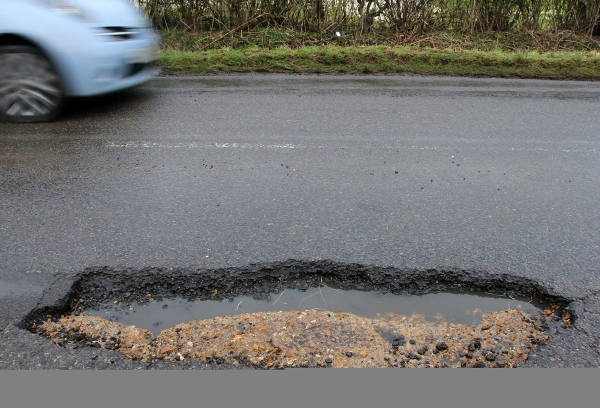
#> input picture dataset/89.jpg, 1200 x 815 px (shown at 1/2 size)
$ jupyter execute pothole_detection_advanced_filtering.ipynb
#> lines starting #> are read from the running program, lines starting #| are printed output that depends on the picture; after the words box and inside, x2 and y2 are one past the last pixel; in counts of white or black regions, pixels touching at a corner belong together
# Advanced Filtering - Reduce False Positives
## Tambahan Filter untuk Akurasi 90%+

**Masalah:** Banyak false positives (bayangan, marka, kotoran)

**Solusi:** Tambah filter tambahan sebelum final detection

[cell 1]
import cv2
import numpy as np
import matplotlib.pyplot as plt

print("✅ Libraries loaded")

---
## 🎯 FILTER TAMBAHAN #1: CIRCULARITY FILTER

**Konsep:** Lubang cenderung **bulat/oval**, bukan kotak atau garis.

**Formula:**
```
Circularity = (4 × π × Area) / (Perimeter²)

Nilai 0-1:
- 1.0 = lingkaran sempurna
- 0.8-0.9 = oval (lubang typical)
- 0.3-0.5 = kotak
- 0.1-0.2 = garis panjang
```

[cell 2]
def calculate_circularity(contour):
    """
    Calculate circularity of a contour

    Circularity = (4 * π * Area) / (Perimeter²)

    Returns:
    - circularity (0-1)
    """
    area = cv2.contourArea(contour)
    perimeter = cv2.arcLength(contour, True)

    if perimeter == 0:
        return 0

    circularity = (4 * np.pi * area) / (perimeter ** 2)
    return circularity

# Test dengan berbagai bentuk
print("📊 Circularity Examples:")
print("   - Lingkaran sempurna: ~1.0")
print("   - Oval/ellipse: 0.7-0.9")
print("   - Kotak: ~0.78")
print("   - Persegi panjang: 0.5-0.7")
print("   - Garis panjang: 0.1-0.3")
print("\n✅ Threshold optimal: circularity > 0.4")
print("   (Buang garis/marka, terima lubang bulat/oval)")

---
## 🎯 FILTER TAMBAHAN #2: TEXTURE ANALYSIS

**Konsep:** Lubang punya **tekstur kasar** (aspal pecah), bayangan punya **tekstur smooth**.

**Metode:** Hitung Standard Deviation intensitas dalam ROI.

[cell 3]
def calculate_texture_variance(gray_image, x, y, w, h):
    """
    Calculate texture variance in ROI

    Lubang = tekstur kasar = variance tinggi
    Bayangan = tekstur smooth = variance rendah
    """
    roi = gray_image[y:y+h, x:x+w]

    if roi.size == 0:
        return 0

    variance = np.var(roi)
    std_dev = np.std(roi)

    return variance, std_dev

print("📊 Texture Analysis:")
print("   - Lubang (aspal pecah): variance > 200, std_dev > 15")
print("   - Bayangan smooth: variance < 100, std_dev < 10")
print("\n✅ Threshold optimal: std_dev > 12")

---
## 🎯 FILTER TAMBAHAN #3: EDGE DENSITY

**Konsep:** Lubang punya **banyak tepi internal** (aspal retak), bayangan punya **tepi smooth**.

[cell 4]
def calculate_edge_density(edge_image, x, y, w, h):
    """
    Calculate percentage of edge pixels in ROI

    Lubang = banyak tepi internal = density tinggi
    Bayangan = tepi hanya di border = density rendah
    """
    roi = edge_image[y:y+h, x:x+w]

    if roi.size == 0:
        return 0

    edge_pixels = np.sum(roi == 255)
    total_pixels = roi.size

    edge_density = edge_pixels / total_pixels

    return edge_density

print("📊 Edge Density:")
print("   - Lubang: 0.15-0.40 (15-40% pixel adalah edge)")
print("   - Bayangan: 0.05-0.10 (hanya border)")
print("\n✅ Threshold optimal: edge_density > 0.12")

---
## 🎯 FILTER TAMBAHAN #4: INTENSITY FILTER

**Konsep:** Lubang **sangat gelap** (intensitas < 80), bayangan **sedang gelap** (80-120).

[cell 5]
def calculate_mean_intensity(gray_image, x, y, w, h):
    """
    Calculate mean intensity in ROI

    Lubang = sangat gelap (mean < 80)
    Bayangan = sedang gelap (80-120)
    Jalan normal = terang (> 150)
    """
    roi = gray_image[y:y+h, x:x+w]

    if roi.size == 0:
        return 255

    mean_intensity = np.mean(roi)

    return mean_intensity

print("📊 Intensity Range:")
print("   - Lubang dalam: 30-70")
print("   - Lubang dangkal: 70-100")
print("   - Bayangan pohon: 80-130")
print("   - Jalan normal: 150-200")
print("\n✅ Threshold optimal: mean_intensity < 110")

---
## 🔥 INTEGRATED ADVANCED FILTER

Gabungkan semua filter jadi satu scoring system.

[cell 6]
def advanced_pothole_filter(contour, gray_image, edge_image, x, y, w, h):
    """
    Advanced multi-criteria filter with scoring system

    Returns:
    - is_pothole (True/False)
    - confidence_score (0-100)
    - reasons (dict with all metrics)
    """
    reasons = {}
    score = 0
    max_score = 100

    # Filter 1: Circularity (25 points)
    circularity = calculate_circularity(contour)
    reasons['circularity'] = circularity

    if circularity > 0.4:
        score += 25
    elif circularity > 0.3:
        score += 15  # Partial points

    # Filter 2: Texture Variance (25 points)
    variance, std_dev = calculate_texture_variance(gray_image, x, y, w, h)
    reasons['std_dev'] = std_dev

    if std_dev > 15:
        score += 25
    elif std_dev > 12:
        score += 15

    # Filter 3: Edge Density (25 points)
    edge_density = calculate_edge_density(edge_image, x, y, w, h)
    reasons['edge_density'] = edge_density

    if edge_density > 0.15:
        score += 25
    elif edge_density > 0.12:
        score += 15

    # Filter 4: Mean Intensity (25 points)
    mean_intensity = calculate_mean_intensity(gray_image, x, y, w, h)
    reasons['mean_intensity'] = mean_intensity

    if mean_intensity < 80:
        score += 25
    elif mean_intensity < 110:
        score += 15

    # Decision: Confidence threshold
    confidence = (score / max_score) * 100
    is_pothole = confidence >= 60  # Minimum 60% confidence

    return is_pothole, confidence, reasons

print("✅ Advanced filter ready!")
print("\n📊 Scoring System:")
print("   - Circularity: 25 points")
print("   - Texture: 25 points")
print("   - Edge Density: 25 points")
print("   - Intensity: 25 points")
print("   ───────────────────────")
print("   Total: 100 points")
print("\n✅ Decision: Confidence ≥ 60% → Pothole")

---
## 🧪 COMPLETE PIPELINE WITH ADVANCED FILTERING

[cell 7]
def detect_potholes_advanced(image_path):
    """
    Complete pipeline with advanced filtering
    """
#> called with image_path = 'dataset/89.jpg'
    # Load image
    img = cv2.imread(image_path)
#> img is the input picture: shape (815, 1200, 3); mean B, G, R 113.6, 115.7, 115.7

    # Resize
    img_resized = cv2.resize(img, (640, 480), interpolation=cv2.INTER_NEAREST)
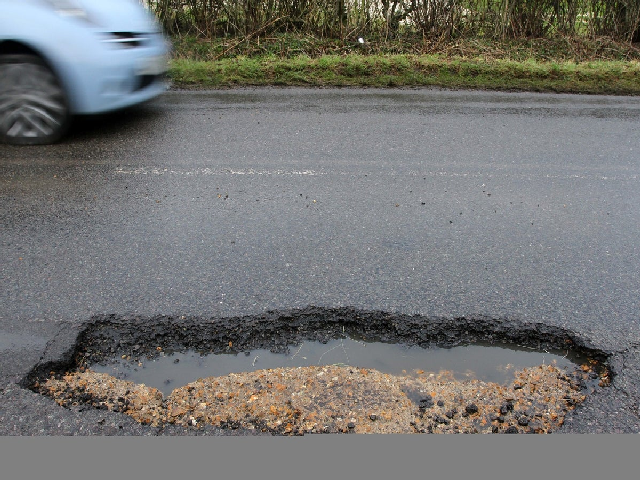
#> img_resized: shape (480, 640, 3); mean B, G, R 113.6, 115.7, 115.7

    # Grayscale
    img_gray = cv2.cvtColor(img_resized, cv2.COLOR_BGR2GRAY)
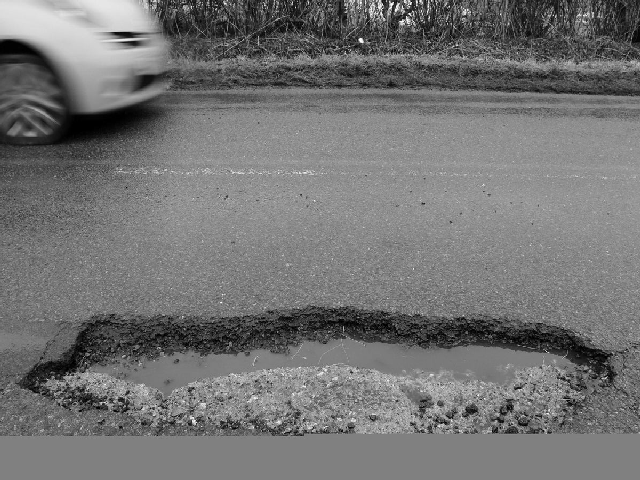
#> img_gray: shape (480, 640); min 0, max 255, mean 115.4

    # Adaptive Threshold
    img_binary = cv2.adaptiveThreshold(img_gray, 255, cv2.ADAPTIVE_THRESH_GAUSSIAN_C,
                                       cv2.THRESH_BINARY, 101, 10)
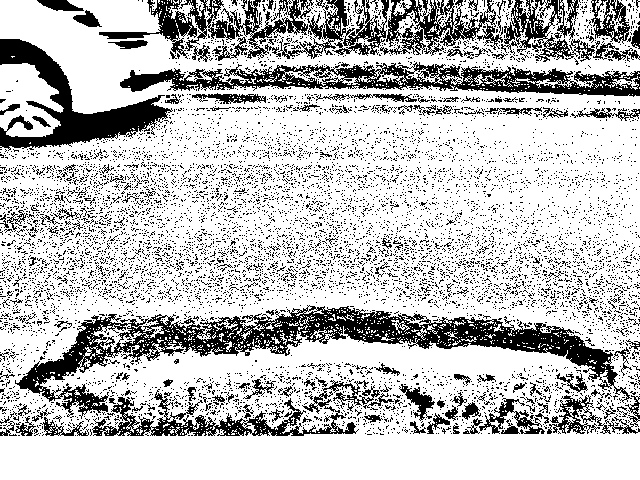
#> img_binary: shape (480, 640); 75.6% white; 8309 black regions (8133 under 20 px), largest, box (x1, y1, x2, y2) and area: (15, 305, 632, 419) 14814, (120, 62, 640, 97) 7620, (0, 39, 173, 151) 5973

    # Canny Edge Detection
    blurred = cv2.GaussianBlur(img_binary, (5, 5), 3)
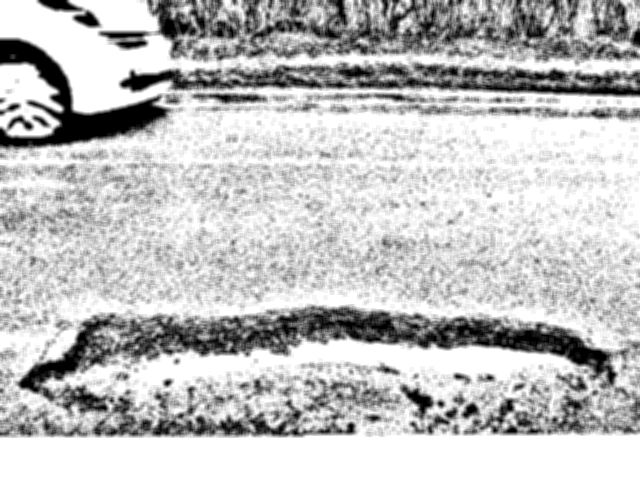
#> blurred: shape (480, 640); min 0, max 255, mean 192.7
    img_edges = cv2.Canny(blurred, 0, 150)
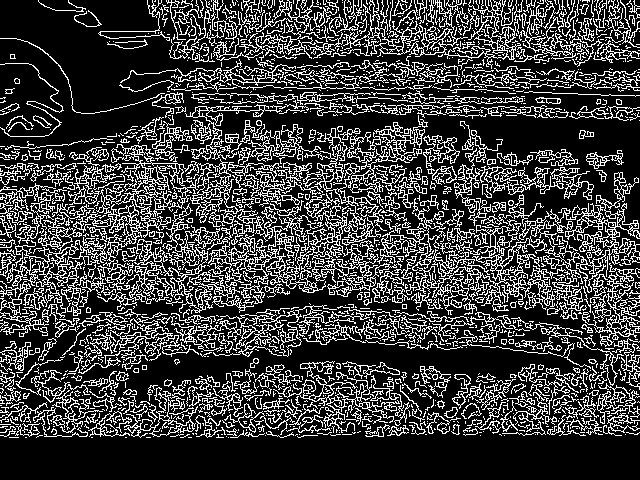
#> img_edges: shape (480, 640); 24% white in thin lines or dots

    # Dilation
    kernel = cv2.getStructuringElement(cv2.MORPH_RECT, (3, 3))
    img_dilated = cv2.dilate(img_edges, kernel, iterations=1)
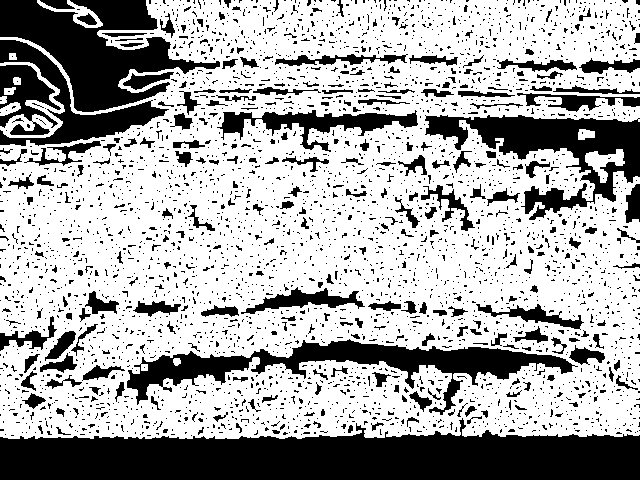
#> img_dilated: shape (480, 640); 67.1% white; 3401 black regions (3129 under 20 px)

    # Find contours
    contours, _ = cv2.findContours(img_dilated, cv2.RETR_EXTERNAL, cv2.CHAIN_APPROX_SIMPLE)
#> contours = 10 contours; largest, box (x1, y1, x2, y2) and area: (0, 0, 640, 439) 243956, (0, 62, 65, 138) 1495, (585, 149, 625, 183) 545, (37, 0, 103, 28) 536, (0, 102, 21, 116) 154

    # Basic filtering (size, AR, solidity)
    candidates = []
    for contour in contours:
        x, y, w, h = cv2.boundingRect(contour)

        # Size filter
        if w < 15 or h < 15 or w > 290 or h > 540:
            continue

        # Aspect ratio
        ar = w / h
        if ar < 0.3 or ar > 3.0:
            continue

        # Solidity
        area = cv2.contourArea(contour)
        hull = cv2.convexHull(contour)
        hull_area = cv2.contourArea(hull)

        if hull_area > 0:
            solidity = area / hull_area
            if solidity < 0.6:
                continue

        candidates.append((contour, x, y, w, h))
#> this loop made 10 passes
#> (x, y, w, h, ar, area, hull_area, solidity) on passes 1, 7, 10: (585, 149, 40, 34, 1.18, 545, 890, 0.612), (0, 62, 65, 76, 0.855, 1495, 4089, 0.366), (37, 0, 66, 28, 2.36, 536.5, 918.5, 0.584)
#> (x, y, w, h) on passes 2, 3, 4, 5, 6, 8: (578, 129, 17, 11), (0, 102, 21, 14), (0, 96, 7, 8), (4, 87, 12, 8), (13, 77, 8, 8), (9, 53, 8, 7)
#> after the loop, candidates = 1 item

    # Advanced filtering
    valid_potholes = []
    for contour, x, y, w, h in candidates:
        is_pothole, confidence, reasons = advanced_pothole_filter(
            contour, img_gray, img_edges, x, y, w, h
        )

        if is_pothole:
            valid_potholes.append({
                'box': (x, y, w, h),
                'confidence': confidence,
                'metrics': reasons
            })
#> this loop made 1 pass
#> (x, y, w, h, score in advanced_pothole_filter, max_score in advanced_pothole_filter) on pass 1: (585, 149, 40, 34, 25, 100)
#> pass 1, in calculate_texture_variance, `roi = gray_image[y:y+h, x:x+w]`:
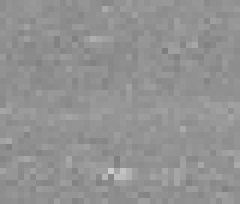
#> roi: shape (34, 40) (shown 6 times larger); min 125, max 203, mean 146.1
#> pass 1, in calculate_edge_density, `roi = edge_image[y:y+h, x:x+w]`:
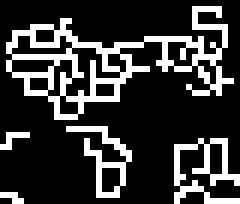
#> roi: shape (34, 40) (shown 6 times larger); 21.7% white in thin lines or dots
#> after the loop, valid_potholes = []

    # Draw results
    img_result = img_resized.copy()
    for i, pothole in enumerate(valid_potholes, 1):
        x, y, w, h = pothole['box']
        confidence = pothole['confidence']

        # Color based on confidence
        if confidence >= 80:
            color = (0, 0, 255)  # Red (high confidence)
        elif confidence >= 70:
            color = (0, 165, 255)  # Orange (medium)
        else:
            color = (0, 255, 255)  # Yellow (low)

        cv2.rectangle(img_result, (x, y), (x+w, y+h), color, 2)
        label = f"#{i} ({confidence:.0f}%)"
        cv2.putText(img_result, label, (x, y-10),
                   cv2.FONT_HERSHEY_SIMPLEX, 0.5, color, 2)
#> this loop made 0 passes

    return img_result, valid_potholes, candidates

print("✅ Advanced detection function ready!")
print("\n📊 Output includes:")
print("   - Result image with colored boxes")
print("   - Valid potholes with confidence scores")
print("   - Candidates before advanced filtering (for comparison)")

---
## 🎨 VISUALIZATION: Before vs After Advanced Filtering

[cell 8]
image_path = 'dataset/89.jpg'
img_result, valid_potholes, candidates = detect_potholes_advanced(image_path)
#> valid_potholes = []; candidates = 1 item

print(f"\n📊 RESULTS:")
print(f"   Before advanced filtering: {len(candidates)} candidates")
#|    Before advanced filtering: 1 candidates
print(f"   After advanced filtering: {len(valid_potholes)} potholes")
#|    After advanced filtering: 0 potholes
print(f"   False positives removed: {len(candidates) - len(valid_potholes)}")
#|    False positives removed: 1
# print(f"   Reduction: {((len(candidates) - len(valid_potholes)) / len(candidates) * 100):.1f}%")

print(f"\n🔍 DETAILED RESULTS:")
for i, pothole in enumerate(valid_potholes, 1):
    x, y, w, h = pothole['box']
    conf = pothole['confidence']
    metrics = pothole['metrics']

    print(f"\n   Pothole #{i}:")
    print(f"      Position: ({x}, {y})")
    print(f"      Size: {w}×{h}")
    print(f"      Confidence: {conf:.1f}%")
    print(f"      ├─ Circularity: {metrics['circularity']:.3f}")
    print(f"      ├─ Texture (std): {metrics['std_dev']:.1f}")
    print(f"      ├─ Edge Density: {metrics['edge_density']:.3f}")
    print(f"      └─ Mean Intensity: {metrics['mean_intensity']:.1f}")

# Display
plt.figure(figsize=(12, 6))
plt.imshow(cv2.cvtColor(img_result, cv2.COLOR_BGR2RGB))
plt.title(f'Detected Potholes: {len(valid_potholes)}')
plt.axis('off')
plt.show()

$ run again, with dataset/50.jpg copied over dataset/89.jpg
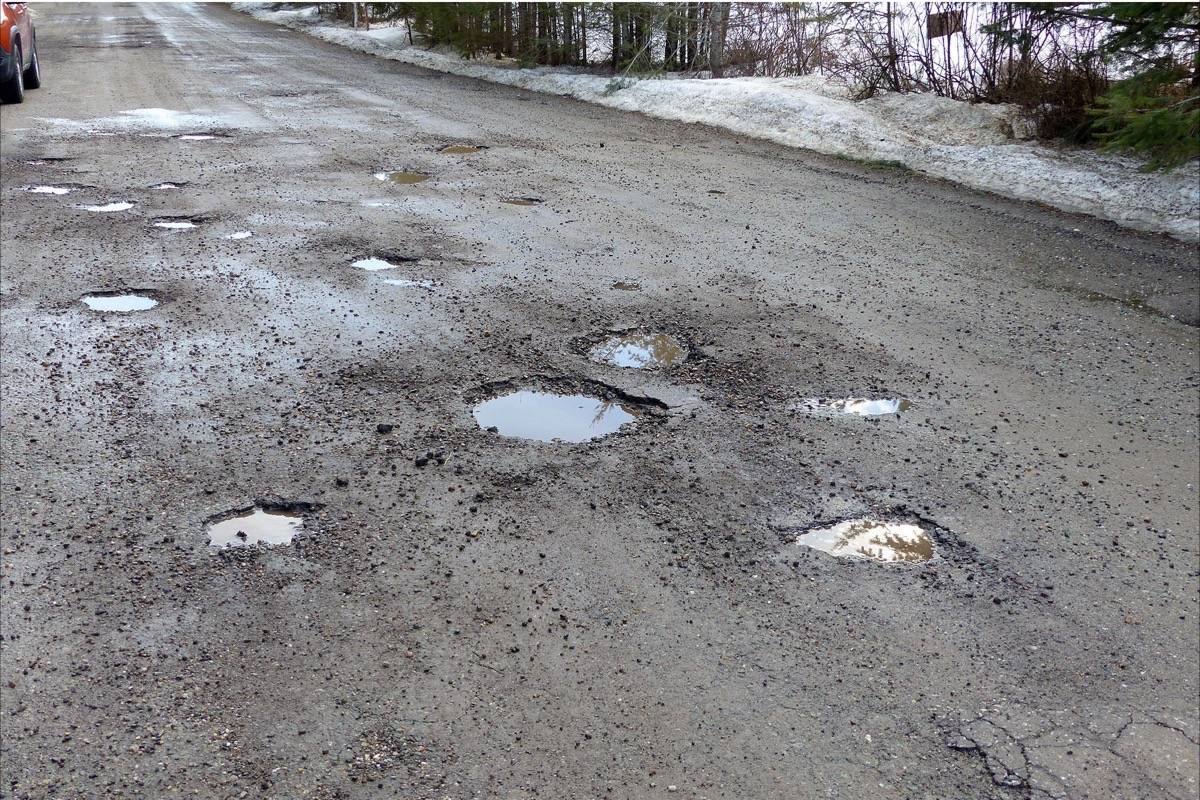
#> input picture dataset/50.jpg, 1200 x 800 px
#> in detect_potholes_advanced, img is the input picture: shape (800, 1200, 3); mean B, G, R 132.6, 130.7, 131.5
#> in detect_potholes_advanced, `img_binary = cv2.adaptiveThreshold(img_gray, 255, cv2.ADAPTIVE_THRESH_..`:
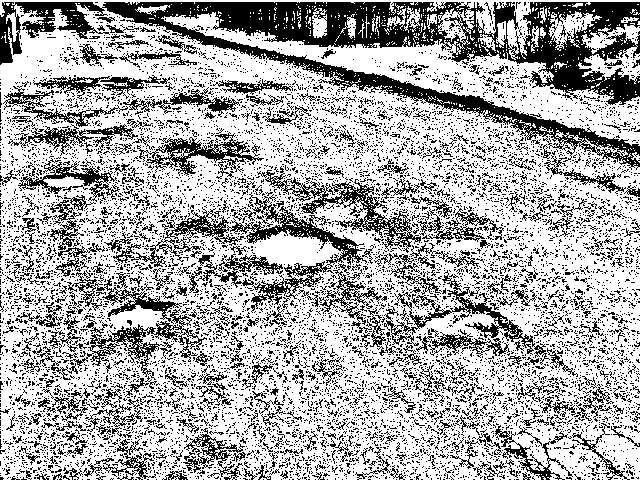
#> img_binary: shape (480, 640); 67.4% white; black in thin lines or dots
#> img_edges: shape (480, 640); 30.1% white in thin lines or dots
#> in detect_potholes_advanced, `img_dilated = cv2.dilate(img_edges, kernel, iterations=1)`:
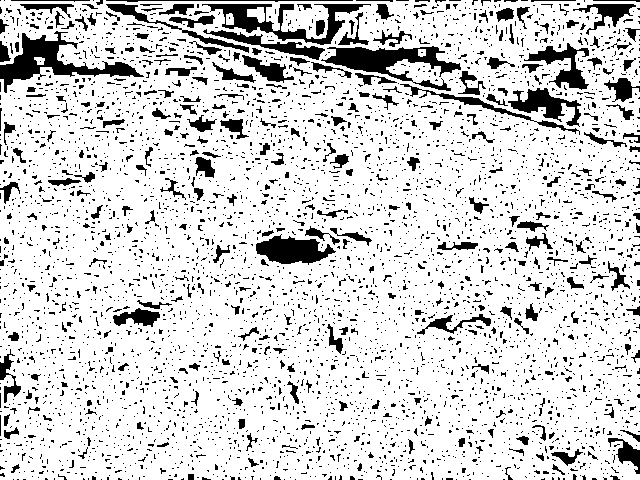
#> img_dilated: shape (480, 640); 83.8% white; 4426 black regions (4100 under 20 px)
#> contours = 2 contours; box (x1, y1, x2, y2) and area: (0, 0, 640, 480) 299528, (34, 57, 45, 65) 51
#> the loop in detect_potholes_advanced, `for contour in contours:` made 2 passes
#> (x, y, w, h) on passes 1 to 2: (34, 57, 11, 8), (0, 0, 640, 480)
#> after the loop in detect_potholes_advanced, `for contour in contours:`: candidates = []
#|    Before advanced filtering: 0 candidates
#|    After advanced filtering: 0 potholes
#|    False positives removed: 0
